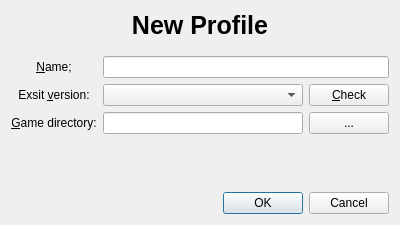
<?xml version="1.0" encoding="UTF-8"?>
<ui version="4.0">
 <class>ProfileDialog</class>
 <widget class="QDialog" name="ProfileDialog">
  <property name="geometry">
   <rect>
    <x>0</x>
    <y>0</y>
    <width>400</width>
    <height>225</height>
   </rect>
  </property>
  <property name="sizePolicy">
   <sizepolicy hsizetype="Fixed" vsizetype="Fixed">
    <horstretch>0</horstretch>
    <verstretch>0</verstretch>
   </sizepolicy>
  </property>
  <property name="windowTitle">
   <string>Dialog</string>
  </property>
  <layout class="QVBoxLayout" name="verticalLayout">
   <item>
    <widget class="QLabel" name="hint_label">
     <property name="font">
      <font>
       <pointsize>19</pointsize>
       <weight>75</weight>
       <bold>true</bold>
      </font>
     </property>
     <property name="text">
      <string>New Profile</string>
     </property>
     <property name="alignment">
      <set>Qt::AlignCenter</set>
     </property>
    </widget>
   </item>
   <item>
    <spacer name="verticalSpacer">
     <property name="orientation">
      <enum>Qt::Vertical</enum>
     </property>
     <property name="sizeType">
      <enum>QSizePolicy::Fixed</enum>
     </property>
     <property name="sizeHint" stdset="0">
      <size>
       <width>20</width>
       <height>10</height>
      </size>
     </property>
    </spacer>
   </item>
   <item>
    <layout class="QGridLayout" name="gridLayout_16">
     <item row="1" column="0" colspan="2">
      <widget class="QLabel" name="version_label">
       <property name="sizePolicy">
        <sizepolicy hsizetype="Preferred" vsizetype="Preferred">
         <horstretch>0</horstretch>
         <verstretch>0</verstretch>
        </sizepolicy>
       </property>
       <property name="maximumSize">
        <size>
         <width>100</width>
         <height>16777215</height>
        </size>
       </property>
       <property name="text">
        <string>Exsit &amp;version:</string>
       </property>
       <property name="alignment">
        <set>Qt::AlignCenter</set>
       </property>
       <property name="buddy">
        <cstring>version_cb</cstring>
       </property>
      </widget>
     </item>
     <item row="0" column="2">
      <widget class="QLineEdit" name="profileName_le"/>
     </item>
     <item row="0" column="0" colspan="2">
      <widget class="QLabel" name="profileName_label">
       <property name="sizePolicy">
        <sizepolicy hsizetype="Preferred" vsizetype="Preferred">
         <horstretch>0</horstretch>
         <verstretch>0</verstretch>
        </sizepolicy>
       </property>
       <property name="text">
        <string>&amp;Name;</string>
       </property>
       <property name="alignment">
        <set>Qt::AlignCenter</set>
       </property>
       <property name="buddy">
        <cstring>profileName_le</cstring>
       </property>
      </widget>
     </item>
     <item row="2" column="0" colspan="2">
      <widget class="QLabel" name="gameDir_label">
       <property name="sizePolicy">
        <sizepolicy hsizetype="Preferred" vsizetype="Preferred">
         <horstretch>0</horstretch>
         <verstretch>0</verstretch>
        </sizepolicy>
       </property>
       <property name="maximumSize">
        <size>
         <width>100</width>
         <height>16777215</height>
        </size>
       </property>
       <property name="text">
        <string>&amp;Game directory:</string>
       </property>
       <property name="alignment">
        <set>Qt::AlignCenter</set>
       </property>
       <property name="buddy">
        <cstring>gameDir_le</cstring>
       </property>
      </widget>
     </item>
     <item row="1" column="2">
      <layout class="QHBoxLayout" name="horizontalLayout_9">
       <item>
        <widget class="QComboBox" name="version_cb">
         <property name="sizePolicy">
          <sizepolicy hsizetype="Expanding" vsizetype="Fixed">
           <horstretch>0</horstretch>
           <verstretch>0</verstretch>
          </sizepolicy>
         </property>
         <property name="styleSheet">
          <string notr="true"/>
         </property>
         <property name="duplicatesEnabled">
          <bool>false</bool>
         </property>
         <property name="frame">
          <bool>true</bool>
         </property>
        </widget>
       </item>
       <item>
        <widget class="QPushButton" name="check_pb">
         <property name="text">
          <string>&amp;Check</string>
         </property>
        </widget>
       </item>
      </layout>
     </item>
     <item row="2" column="2">
      <layout class="QHBoxLayout" name="horizontalLayout_10">
       <item>
        <widget class="QLineEdit" name="gameDir_le"/>
       </item>
       <item>
        <widget class="QPushButton" name="gameDir_showPb">
         <property name="autoFillBackground">
          <bool>false</bool>
         </property>
         <property name="styleSheet">
          <string notr="true"/>
         </property>
         <property name="text">
          <string>...</string>
         </property>
         <property name="flat">
          <bool>false</bool>
         </property>
        </widget>
       </item>
      </layout>
     </item>
    </layout>
   </item>
   <item>
    <spacer name="verticalSpacer_2">
     <property name="orientation">
      <enum>Qt::Vertical</enum>
     </property>
     <property name="sizeHint" stdset="0">
      <size>
       <width>20</width>
       <height>38</height>
      </size>
     </property>
    </spacer>
   </item>
   <item>
    <widget class="QDialogButtonBox" name="buttonBox">
     <property name="orientation">
      <enum>Qt::Horizontal</enum>
     </property>
     <property name="standardButtons">
      <set>QDialogButtonBox::Cancel|QDialogButtonBox::Ok</set>
     </property>
    </widget>
   </item>
  </layout>
 </widget>
 <resources/>
 <connections>
  <connection>
   <sender>buttonBox</sender>
   <signal>rejected()</signal>
   <receiver>ProfileDialog</receiver>
   <slot>reject()</slot>
   <hints>
    <hint type="sourcelabel">
     <x>295</x>
     <y>215</y>
    </hint>
    <hint type="destinationlabel">
     <x>286</x>
     <y>224</y>
    </hint>
   </hints>
  </connection>
 </connections>
</ui>
